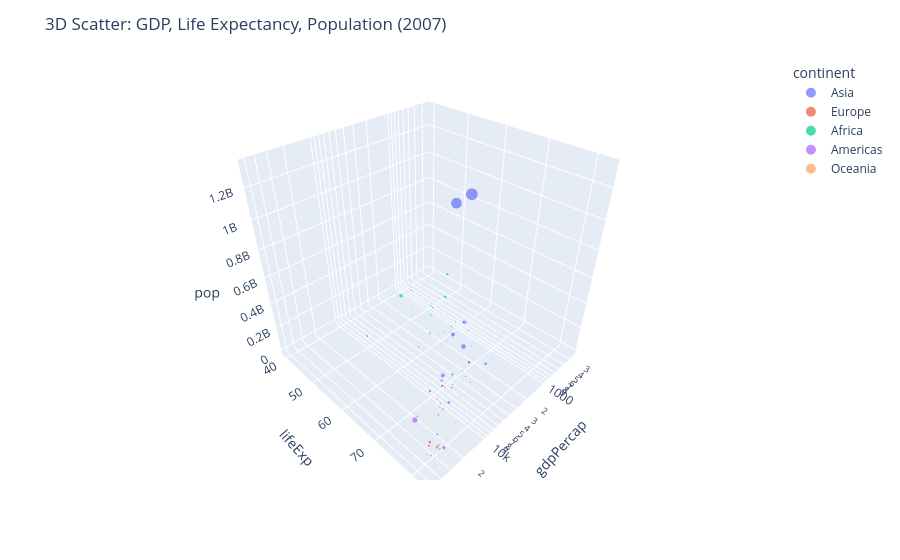

The notebook cell this image was saved under:
### Code cell
import plotly.express as px

fig = px.scatter_3d(
    df[df["year"]==2007],  # pick a year to simplify
    x="gdpPercap",
    y="lifeExp",
    z="pop",
    color="continent",
    size="pop",
    hover_name="country",
    log_x=True  # log scale for GDP
)

fig.update_layout(title="3D Scatter: GDP, Life Expectancy, Population (2007)")
fig.show()
